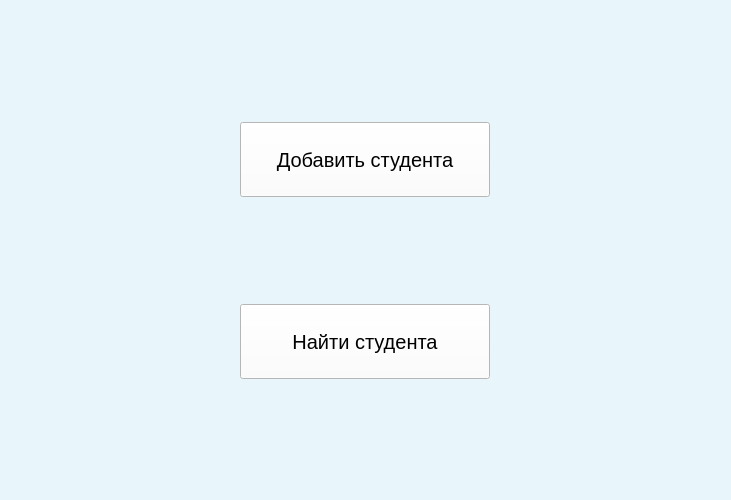
<?xml version="1.0" encoding="UTF-8"?>
<ui version="4.0">
 <class>MainWindow</class>
 <widget class="QMainWindow" name="MainWindow">
  <property name="geometry">
   <rect>
    <x>0</x>
    <y>0</y>
    <width>731</width>
    <height>500</height>
   </rect>
  </property>
  <property name="minimumSize">
   <size>
    <width>731</width>
    <height>500</height>
   </size>
  </property>
  <property name="maximumSize">
   <size>
    <width>731</width>
    <height>500</height>
   </size>
  </property>
  <property name="font">
   <font>
    <underline>false</underline>
   </font>
  </property>
  <property name="mouseTracking">
   <bool>true</bool>
  </property>
  <property name="tabletTracking">
   <bool>true</bool>
  </property>
  <property name="windowTitle">
   <string>Поиск и добавление студента</string>
  </property>
  <property name="styleSheet">
   <string notr="true">background-color: rgb(232, 245, 250);</string>
  </property>
  <widget class="QWidget" name="centralwidget">
   <layout class="QVBoxLayout" name="verticalLayout">
    <item>
     <layout class="QHBoxLayout" name="horizontalLayout">
      <item>
       <widget class="QPushButton" name="new_student_btn">
        <property name="minimumSize">
         <size>
          <width>250</width>
          <height>75</height>
         </size>
        </property>
        <property name="maximumSize">
         <size>
          <width>250</width>
          <height>50</height>
         </size>
        </property>
        <property name="font">
         <font>
          <pointsize>15</pointsize>
         </font>
        </property>
        <property name="mouseTracking">
         <bool>true</bool>
        </property>
        <property name="styleSheet">
         <string notr="true">QPushButton{
	background-color: rgb(255, 255, 255);
}
QPushButton:hover{
	background-color: rgb(242, 255, 235);
}</string>
        </property>
        <property name="text">
         <string>Добавить студента</string>
        </property>
       </widget>
      </item>
     </layout>
    </item>
    <item>
     <layout class="QHBoxLayout" name="horizontalLayout_2">
      <item>
       <widget class="QPushButton" name="from_baze_btn">
        <property name="enabled">
         <bool>true</bool>
        </property>
        <property name="minimumSize">
         <size>
          <width>250</width>
          <height>75</height>
         </size>
        </property>
        <property name="maximumSize">
         <size>
          <width>250</width>
          <height>50</height>
         </size>
        </property>
        <property name="font">
         <font>
          <pointsize>15</pointsize>
         </font>
        </property>
        <property name="cursor">
         <cursorShape>ArrowCursor</cursorShape>
        </property>
        <property name="mouseTracking">
         <bool>true</bool>
        </property>
        <property name="styleSheet">
         <string notr="true">QPushButton{
	background-color: rgb(255, 255, 255);
}
QPushButton:hover{
	background-color: rgb(242, 255, 235);
}</string>
        </property>
        <property name="text">
         <string>Найти студента</string>
        </property>
       </widget>
      </item>
     </layout>
    </item>
   </layout>
  </widget>
  <widget class="QMenuBar" name="menubar">
   <property name="geometry">
    <rect>
     <x>0</x>
     <y>0</y>
     <width>731</width>
     <height>26</height>
    </rect>
   </property>
  </widget>
  <widget class="QStatusBar" name="statusbar"/>
 </widget>
 <resources/>
 <connections/>
</ui>
